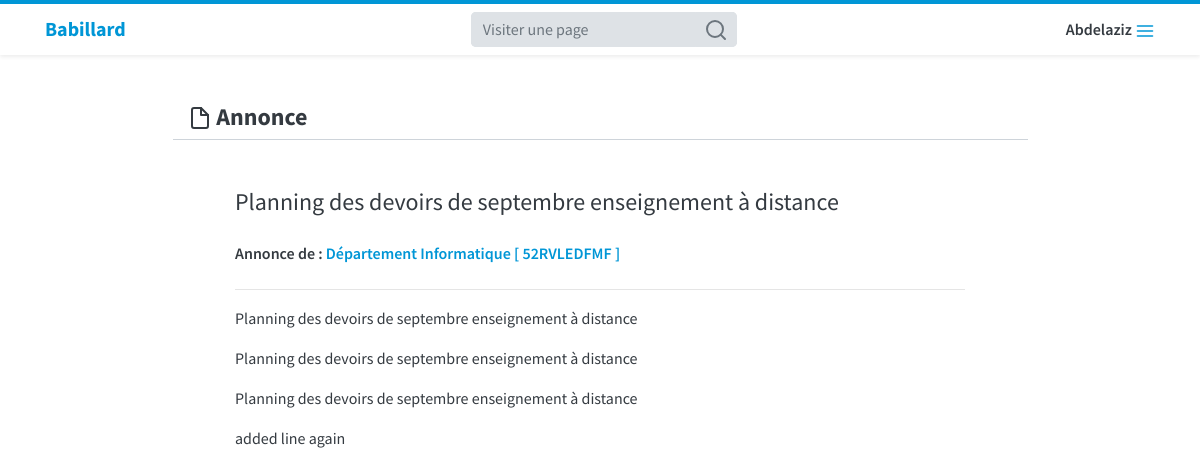
The page /annonce/4/ (signed in) on the database its author committed.
### pages/models.py (models this page shows, shortened)
class Annonce(models.Model):
	title = models.CharField(max_length=255, verbose_name="Titre de l'annonce")
	content = models.TextField(verbose_name="Contenu")
	page = models.ForeignKey(Page, on_delete=models.CASCADE)
	date_posted = models.DateTimeField(auto_now_add=True)
	date_archive = models.DateTimeField(blank = True , null = True , verbose_name = "Date d'archivage (facultative)")
	archive = models.BooleanField(default = False)

class Page(models.Model):
	name = models.CharField(max_length=150, verbose_name='Nom de la page')
	user = models.ForeignKey(User, on_delete=models.CASCADE)
	organisme = models.CharField(max_length=150, verbose_name="Nom de l'organisme (facultatif)", blank=True)
	code = models.CharField(max_length=10, default='0000000000')
	private = models.BooleanField(default=False, verbose_name="Page privé", help_text="Seuls les utilisateurs autorisés peuvent visiter la page et voir ses annonces")
	members = models.ManyToManyField(User, related_name='members', blank=True)
	abonn = models.ManyToManyField(User, related_name='abonn', blank=True)
	login_req = models.BooleanField(default=False, verbose_name="Authentification requise", help_text="Cochez cette case si les utilisateurs annonymes ne sont pas autorisés à visiter la page et voir ses annonces")

### pages/views.py (the view)
# urls.py: path('annonce/<int:ann_id>/', pages_views.annonce, name='annonce'),
def annonce(request, ann_id):
	annonce = Annonce.objects.get(id=ann_id)
	return render(request, 'annonce.html', {'annonce': annonce})

### users/forms.py
class UpdateForm(forms.ModelForm):
	class Meta:
		model = User
		fields = ['username', 'first_name', 'last_name', 'email']

### users/views.py (called while the page is built)
def update_form(request):
	if request.user.is_authenticated:
		instance = request.user
		up_form = UpdateForm(instance = instance)
	else:
		up_form = UpdateForm()
	return {'up_form': up_form}

### templates/annonce.html (shortened to what this page needs)
{% extends 'home.html' %}
{% block main %}
	<div class="row justify-content-center my-5">
	  <div class="col-md-9 border-bottom">
	    <h4><strong> Annonce</strong></h4>
	  </div>
	</div>
	<div class="row justify-content-center pb-5 mb-2">
		<div class="col-md-8">
			<h4>{{annonce.title}}</h4>
			<p style="font-weight: 600;" class="my-4">Annonce de : <a href="{% url 'page' annonce.page.id %}">{{annonce.page.name}} [ {{annonce.page.code}} ]</a></p>
			<hr>
			{{annonce.content|safe}}
		</div>
	</div>
{% endblock main %}

### templates/home.html (shortened to what this page needs)
{% extends 'base.html' %}
{% load static %}
{% load crispy_forms_tags %}
{% block content %}
    <nav class="navbar navbar-light bg-white navbar-border sticky-top shadow-sm">
    <div class="container">
      <a class="navbar-brand text-primary" href="{% url 'home' %}"><strong>Babillard</strong></a>
      <form method="GET" action="{% url 'search' %}" class="order-2 order-md-1 mt-2 mt-md-0">
        <div class="input-group bg-secondary rounded">
          <input class="form-control border-0 bg-secondary" placeholder="Visiter une page" name="search" type="search" required>
          <span class="input-group-append">
            <button class="btn btn-secondary rounded-right py-0 px-2" type="submit">
              <svg xmlns="http://www.w3.org/2000/svg" width="24" height="24" viewBox="0 0 24 24" fill="none" stroke="currentColor" stroke-width="2" stroke-linecap="round" stroke-linejoin="round" class="text-muted"><circle cx="11" cy="11" r="8"></circle><line x1="21" y1="21" x2="16.65" y2="16.65"></line></svg>
            </button>
          </span>
        </div>
      </form>
      {% if user.is_authenticated %}
      	<div class="dropleft order-1 order-md-2">
      	  <a class="text-dark" type="button" id="dropdownMenuButton" data-toggle="dropdown" aria-haspopup="true" aria-expanded="false">
      	  	<span class="font-weight-bold">{{user.first_name}}</span>
      	  </a>
      	</div>
      {% else %}
      <a href="{% url 'login' %}" class="btn btn-primary rounded-pill order-1 order-md-2">Connexion</a>
      {% endif %}
    </div>
    </nav>
    <div class="container">
      {% block main %}{% endblock main %}
    </div>
{% endblock content %}

### templates/base.html (style rules this page uses)
.navbar-border { border-top: 4px solid #0096D6; }

### rows shown on the page
Annonce: title "Planning des devoirs de septembre enseignement à distance", page.name "Département Informatique", page.code "52RVLEDFMF", content "Planning des devoirs de septembre enseignement à distance Planning des devoirs de septembre enseignement à distance Planning des devoirs de septembre enseignement à distance added line again"

### other values the page prints
{{ user.first_name }} "Abdelaziz"
